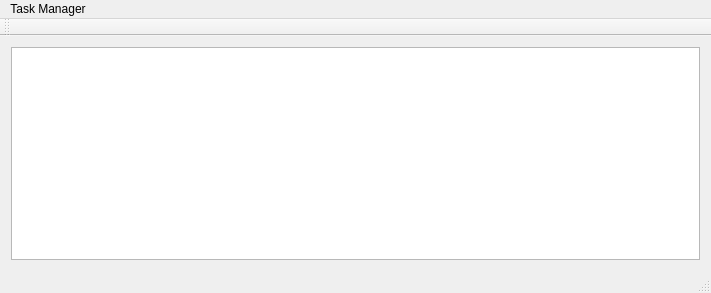
<?xml version="1.0" encoding="UTF-8"?>
<ui version="4.0">
 <class>MainWindow</class>
 <widget class="QMainWindow" name="MainWindow">
  <property name="geometry">
   <rect>
    <x>0</x>
    <y>0</y>
    <width>711</width>
    <height>293</height>
   </rect>
  </property>
  <property name="windowTitle">
   <string>Task Manager</string>
  </property>
  <widget class="QWidget" name="centralWidget">
   <layout class="QGridLayout" name="gridLayout">
    <item row="0" column="0">
     <widget class="TaskView" name="treeView">
      <property name="alternatingRowColors">
       <bool>true</bool>
      </property>
      <property name="selectionMode">
       <enum>QAbstractItemView::ExtendedSelection</enum>
      </property>
      <property name="uniformRowHeights">
       <bool>true</bool>
      </property>
      <property name="animated">
       <bool>true</bool>
      </property>
     </widget>
    </item>
   </layout>
  </widget>
  <widget class="QMenuBar" name="menuBar">
   <property name="geometry">
    <rect>
     <x>0</x>
     <y>0</y>
     <width>711</width>
     <height>20</height>
    </rect>
   </property>
   <widget class="QMenu" name="menuTask_Manager">
    <property name="title">
     <string>Task Manager</string>
    </property>
    <addaction name="about"/>
    <addaction name="settings"/>
   </widget>
   <addaction name="menuTask_Manager"/>
  </widget>
  <widget class="QToolBar" name="mainToolBar">
   <attribute name="toolBarArea">
    <enum>TopToolBarArea</enum>
   </attribute>
   <attribute name="toolBarBreak">
    <bool>false</bool>
   </attribute>
  </widget>
  <widget class="QStatusBar" name="statusBar"/>
  <action name="about">
   <property name="text">
    <string>About</string>
   </property>
  </action>
  <action name="settings">
   <property name="text">
    <string>Settings</string>
   </property>
  </action>
 </widget>
 <layoutdefault spacing="6" margin="11"/>
 <customwidgets>
  <customwidget>
   <class>TaskView</class>
   <extends>QTreeView</extends>
   <header>taskview.h</header>
  </customwidget>
 </customwidgets>
 <resources/>
 <connections/>
</ui>
